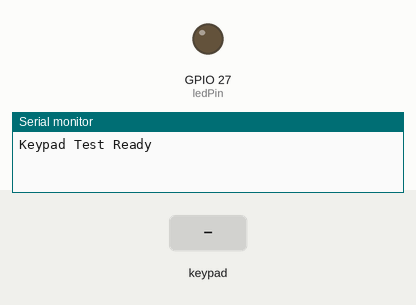
A sketch run on a simulated ESP32. Parts: output pins drawn as LEDs (lit = HIGH), the last lines printed to the serial monitor. Dashed ring = blinking. The test bench sets the inputs (shaded band).

Above: at 1.2 s.
1.3 s: keypad keys 1 9 1 8 5 1 7 pressed 0.4 s apart
At 1.41 s:
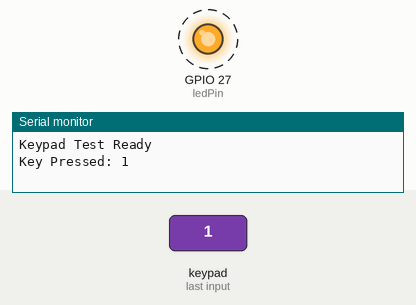
5.6 s: key '*' pressed
At 5.7 s:
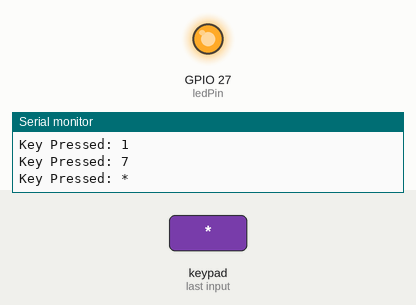
7.1 s: key '#' pressed
At 7.6 s:
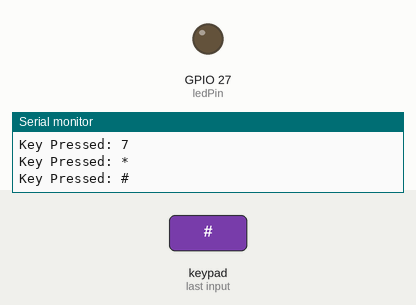
8.6 s: keypad keys 1 9 1 8 5 1 7 A pressed 0.4 s apart
At 11.5 s:
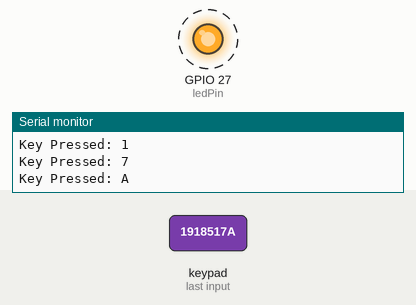
13.3 s: key 'B' pressed
At 14.4 s:
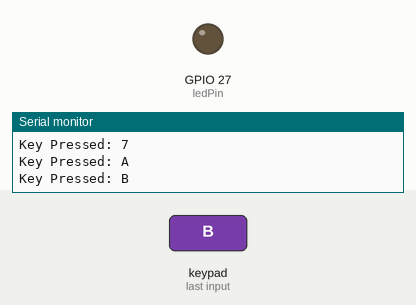
14.8 s: keypad keys 1 9 1 8 5 1 7 D pressed 0.4 s apart
At 17.7 s:
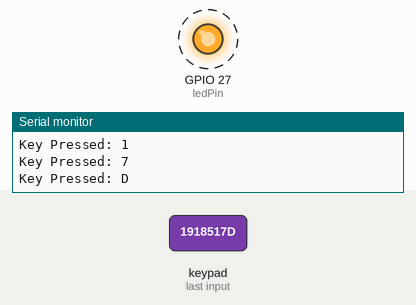
Timing chart, 0 to 19.3 s (numbered marks = the images above; inputs shaded):
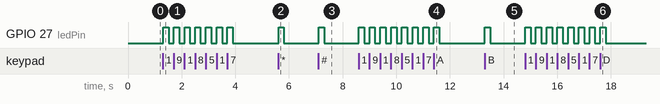

Measured:
- after the input at 1.3 s, GPIO 27 (ledPin): alternates HIGH for 0.20 s and LOW for 0.20 s, 14 changes in all, then stays LOW, starting at once
- after the input at 5.6 s, GPIO 27 (ledPin): LOW → HIGH at once, → LOW 0.20 s later
- after the input at 7.1 s, GPIO 27 (ledPin): LOW → HIGH at once, → LOW 0.20 s later
- after the input at 8.6 s, GPIO 27 (ledPin): alternates HIGH for 0.20 s and LOW for 0.20 s, 16 changes in all, then stays LOW, starting at once
- after the input at 13.3 s, GPIO 27 (ledPin): LOW → HIGH at once, → LOW 0.20 s later
- after the input at 14.8 s, GPIO 27 (ledPin): alternates HIGH for 0.20 s and LOW for 0.20 s, 16 changes in all, then stays LOW, starting at once

The sketch:

keypad_test.ino
```cpp
//#include <Keypad.h>
//const byte ROWS = 4;
//const byte COLS = 4;
//
//char keys[ROWS][COLS] = {
//  {'1','4','7','*'},
//  {'2','5','8','0'},
//  {'3','6','9','#'},
//  {'A','B','C','D'}
//};
//
//byte rowPins[ROWS] = {19, 18, 5, 17};
//byte colPins[COLS] = {15, 21, 4, 16};
//
//Keypad keypad = Keypad(makeKeymap(keys), rowPins, colPins, ROWS, COLS);
//
//void setup() {
//  Serial.begin(115200);
//  Serial.println("Keypad Test Ready");
//  pinMode(27,OUTPUT);
//}
//
//void loop() {
//  char key = keypad.getKey();
//  if (key) {
//    digitalWrite(27,1);
//    delay(5);
//    digitalWrite(27,0);
//    for (int row = 0; row < ROWS; row++) {
//      for (int col = 0; col < COLS; col++) {
//        if (keys[row][col] == key) {
//          Serial.print("Key Pressed: ");
//          Serial.print(key);
//          Serial.print("  [Row: ");
//          Serial.print(row);
//          Serial.print(", Col: ");
//          Serial.print(col);
//          Serial.println("]");
//        }
//      }
//    }
//  }
//}

#include <Keypad.h>

const byte ROWS = 4;
const byte COLS = 4;

char keys[ROWS][COLS] = {
  {'1','4','7','*'},
  {'2','5','8','0'},
  {'3','6','9','#'},
  {'A','B','C','D'}
};

byte rowPins[ROWS] = {19, 18, 5, 17};
byte colPins[COLS] = {15, 21, 4, 16};

Keypad keypad = Keypad(makeKeymap(keys), rowPins, colPins, ROWS, COLS);

const int ledPin = 27;

void setup() {
  Serial.begin(115200);
  Serial.println("Keypad Test Ready");
  pinMode(ledPin, OUTPUT);
  digitalWrite(ledPin, 1);  // LED initially off
}

void loop() {
  char key = keypad.getKey();

  if (key) {
    // Blink the LED
    Serial.print("Key Pressed: ");
    Serial.println(key);

    digitalWrite(ledPin, 1);
    delay(200);

  }
  digitalWrite(ledPin, 0);
}
```
